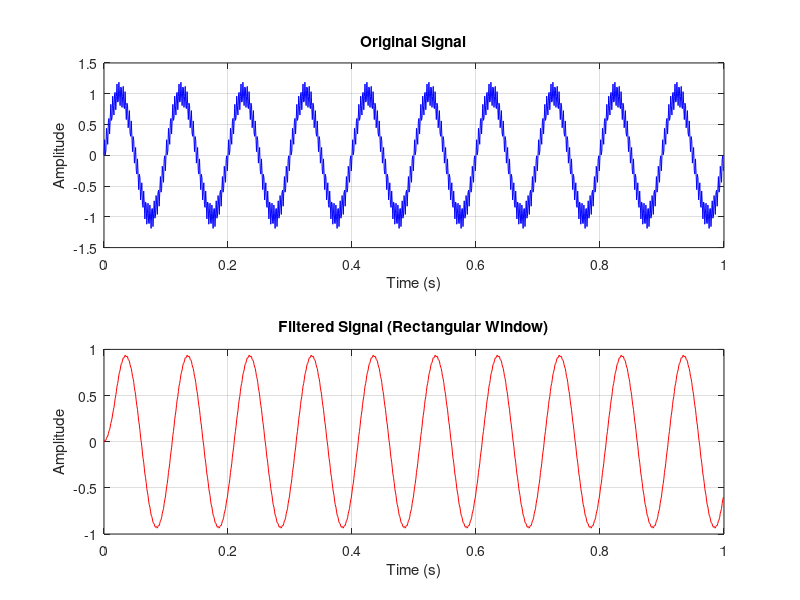
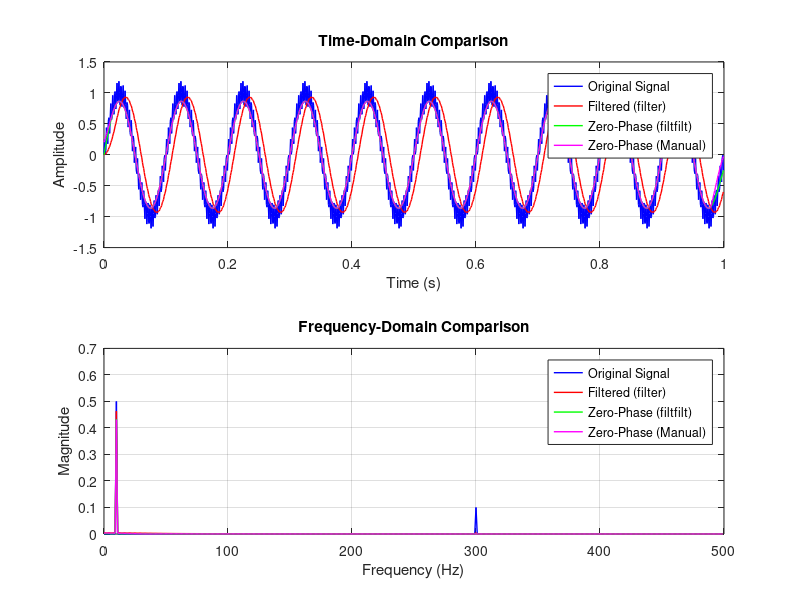
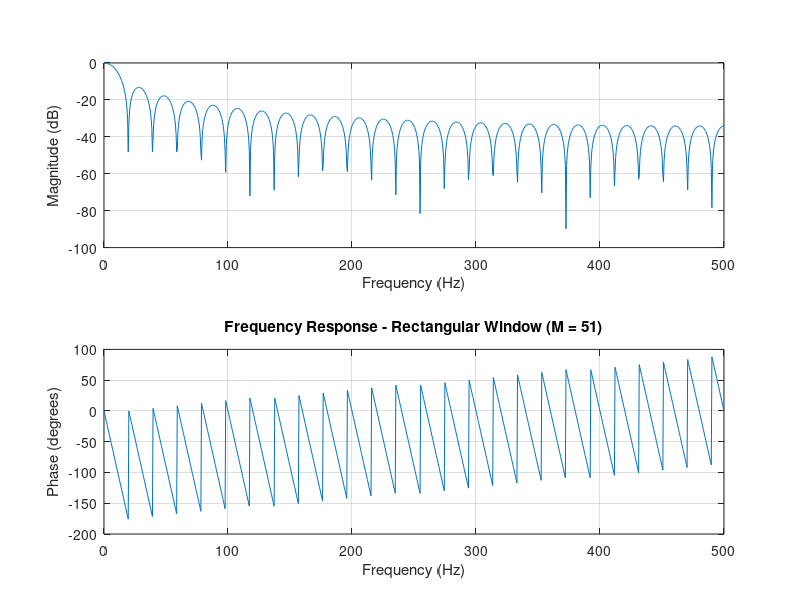

The MATLAB script that drew these images, in order:
% Parameters
fs = 1000;                     % Sampling frequency (Hz)
N = 1000;                      % Number of samples
t = (0:N-1)/fs;                % Time vector

% Generate signal y (sum of two sine waves)
f1 = 10; A1 = 1;               % Frequency and amplitude of first sine wave
f2 = 300; A2 = 0.2;            % Frequency and amplitude of second sine wave
y = A1 * sin(2*pi*f1*t) + A2 * sin(2*pi*f2*t);

% Create rectangular window h
M = 21;                        % Length of window
h = ones(1, M) / M;            % Normalized rectangular window

% Perform convolution
y_filtered = conv(y, h, 'full'); 

% Trim to original length
y_filtered = y_filtered(1:N);

% Plot original and filtered signals
figure;
subplot(2,1,1);
plot(t, y, 'b');
xlabel('Time (s)');
ylabel('Amplitude');
title('Original Signal');
grid on;

subplot(2,1,2);
plot(t, y_filtered, 'r');
xlabel('Time (s)');
ylabel('Amplitude');
title('Filtered Signal (Rectangular Window)');
grid on;
%% 

% Parameters
fs = 1000;                     % Sampling frequency (Hz)
N = 1000;                      % Number of samples
t = (0:N-1)/fs;                % Time vector

% Generate signal y (sum of two sine waves)
f1 = 10; A1 = 1;               % Frequency and amplitude of first sine wave
f2 = 300; A2 = 0.2;            % Frequency and amplitude of second sine wave
y = A1 * sin(2*pi*f1*t) + A2 * sin(2*pi*f2*t);

% Create rectangular window filter (low-pass FIR filter)
M = 21;                        % Length of window
h = ones(1, M) / M;            % Normalized rectangular window

% Filtering using filter() (introduces phase shift)
y_filter = filter(h, 1, y);

% Zero-phase filtering using filtfilt()
y_filtfilt = filtfilt(h, 1, y);

% Implementing manual zero-phase filtering (time-reversed filtering)
y_manual = filter(h, 1, y);         % Forward filtering
y_manual = flip(y_manual);          % Time reversal
y_manual = filter(h, 1, y_manual);  % Apply filter again
y_manual = flip(y_manual);          % Reverse again to restore original time order

% Plot comparison in time domain
figure;
subplot(2,1,1);
plot(t, y, 'b', 'LineWidth', 1); hold on;
plot(t, y_filter, 'r', 'LineWidth', 1);
plot(t, y_filtfilt, 'g', 'LineWidth', 1);
plot(t, y_manual, 'm', 'LineWidth', 1);
xlabel('Time (s)');
ylabel('Amplitude');
title('Time-Domain Comparison');
legend('Original Signal', 'Filtered (filter)', 'Zero-Phase (filtfilt)', 'Zero-Phase (Manual)');
grid on; hold off;

% Compute FFT for frequency analysis
Y = abs(fft(y)/N);  
Y_filter = abs(fft(y_filter)/N);
Y_filtfilt = abs(fft(y_filtfilt)/N);
Y_manual = abs(fft(y_manual)/N);
freqs = (0:N-1)*(fs/N);

% Frequency-Domain Comparison
subplot(2,1,2);
plot(freqs(1:N/2), Y(1:N/2), 'b', 'LineWidth', 1); hold on;
plot(freqs(1:N/2), Y_filter(1:N/2), 'r', 'LineWidth', 1);
plot(freqs(1:N/2), Y_filtfilt(1:N/2), 'g', 'LineWidth', 1);
plot(freqs(1:N/2), Y_manual(1:N/2), 'm', 'LineWidth', 1);
xlabel('Frequency (Hz)');
ylabel('Magnitude');
title('Frequency-Domain Comparison');
legend('Original Signal', 'Filtered (filter)', 'Zero-Phase (filtfilt)', 'Zero-Phase (Manual)');
grid on; hold off;
%% 

% Sampling Frequency
fs = 1000;

% Define different window lengths
M1 = 11;
M2 = 21;
M3 = 51;

% Define rectangular window filters (normalized)
h1 = ones(1, M1) / M1; % Window length = 11
h2 = ones(1, M2) / M2; % Window length = 21
h3 = ones(1, M3) / M3; % Window length = 51

% Frequency response of filters
figure;
subplot(3,1,1);
freqz(h1, 1, 1024, fs);
title('Frequency Response - Rectangular Window (M = 11)');

subplot(3,1,2);
freqz(h2, 1, 1024, fs);
title('Frequency Response - Rectangular Window (M = 21)');

subplot(3,1,3);
freqz(h3, 1, 1024, fs);
title('Frequency Response - Rectangular Window (M = 51)');



